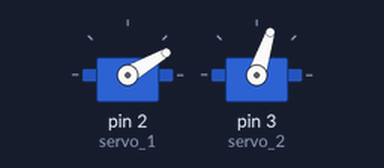
A sketch run on a simulated Arduino Uno, built with avr-gcc and run on an emulated ATmega328P. On the bench: 2 × servo. Wiring (inferred from the names in the program): DS3231 clock at I2C address 0x68. The local clock reads 2024-03-15 10:24:30 at power-on unless the sketch sets it; what the sketch prints to the serial monitor is not drawn.

Above: at 0.1 s.
Timing chart, 0 to 91.7 s (numbered marks = the images above):
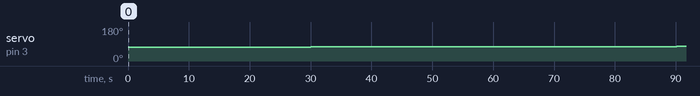

The sketch:

Electromathanalogclock.ino
```cpp
#include <Servo.h>
Servo servo_1;
Servo servo_2;
#include "Wire.h"
#define DS3231_I2C_ADDRESS 0x68
// Convert normal decimal numbers to binary coded decimal

byte decToBcd(byte val)
{
  return( (val/10*16) + (val%10) );
}

// Convert binary coded decimal to normal decimal numbers
byte bcdToDec(byte val)
{
  return( (val/16*10) + (val%16) );
}

void setup()
{
  Wire.begin();
  Serial.begin(9600);
    servo_1.attach(2);
  servo_2.attach(3);
  servo_1.write(180);
  servo_2.write(180);
  // set the initial time here:
  // DS3231 seconds, minutes, hours, day, date, month, year
  //setDS3231time(10,8,9,6,11,03,22);
}

void setDS3231time(byte second, byte minute, byte hour, byte dayOfWeek, byte dayOfMonth, byte month, byte year)
{
  // sets time and date data to DS3231
  Wire.beginTransmission(DS3231_I2C_ADDRESS);
  Wire.write(0); // set next input to start at the seconds register
  Wire.write(decToBcd(second)); // set seconds
  Wire.write(decToBcd(minute)); // set minutes
  Wire.write(decToBcd(hour)); // set hours
  Wire.write(decToBcd(dayOfWeek)); // set day of week (1=Sunday, 7=Saturday)
  Wire.write(decToBcd(dayOfMonth)); // set date (1 to 31)
  Wire.write(decToBcd(month)); // set month
  Wire.write(decToBcd(year)); // set year (0 to 99)
  Wire.endTransmission();
}

void readDS3231time(byte *second,
byte *minute,
byte *hour,
byte *dayOfWeek,
byte *dayOfMonth,
byte *month,
byte *year)
{
  Wire.beginTransmission(DS3231_I2C_ADDRESS);
  Wire.write(0); // set DS3231 register pointer to 00h
  Wire.endTransmission();
  Wire.requestFrom(DS3231_I2C_ADDRESS, 7);

// request seven bytes of data from DS3231 starting from register 00h
  *second = bcdToDec(Wire.read() & 0x7f);
  *minute = bcdToDec(Wire.read());
  *hour = bcdToDec(Wire.read() & 0x3f);
  *dayOfWeek = bcdToDec(Wire.read());
  *dayOfMonth = bcdToDec(Wire.read());
  *month = bcdToDec(Wire.read());
  *year = bcdToDec(Wire.read());
}

void displayTime()
{
  byte second, minute, hour, dayOfWeek, dayOfMonth, month, year;
  // retrieve data from DS3231
  readDS3231time(&second, &minute, &hour, &dayOfWeek, &dayOfMonth, &month, &year);
  // send it to the serial monitor
  Serial.print(hour, DEC);

  // convert the byte variable to a decimal number when displayed
  Serial.print(":");


  if (minute<10)
  {
    Serial.print("0");
  }
  Serial.print(minute, DEC);
  Serial.print(":");
  if (second<10)
  {
    Serial.print("0");
  }
  Serial.print(second, DEC);
  Serial.print(" ");
  Serial.print(dayOfMonth, DEC);
  Serial.print("/");
  Serial.print(month, DEC);
  Serial.print("/");
  Serial.print(year, DEC);
  Serial.print(" Day of week: ");
  switch(dayOfWeek){
  case 1:
    Serial.println("Sunday");
    break;
  case 2:
    Serial.println("Monday");
    break;
  case 3:
    Serial.println("Tuesday");
    break;
  case 4:
    Serial.println("Wednesday");
    break;
  case 5:
    Serial.println("Thursday");
    break;
  case 6:
    Serial.println("Friday");
    break;
  case 7:
    Serial.println("Saturday");
    break;
  }

    int Hrs=hour;
    int Min=minute;

     //----------Hrs-----------------//
    if (Hrs == 1) servo_1.write(165);
    if (Hrs == 2) servo_1.write(150);
    if (Hrs == 3) servo_1.write(135);
    if (Hrs == 4) servo_1.write(120);
    if (Hrs == 5) servo_1.write(105);
    if (Hrs == 6) servo_1.write(90);
    if (Hrs == 7) servo_1.write(75);
    if (Hrs == 8) servo_1.write(60);
    if (Hrs == 9) servo_1.write(45);
    if (Hrs == 10) servo_1.write(30);
    if (Hrs == 11) servo_1.write(15);
    if (Hrs == 12) servo_1.write(0);

    if (Hrs == 13) servo_1.write(165);
    if (Hrs == 14) servo_1.write(150);
    if (Hrs == 15) servo_1.write(135);
    if (Hrs == 16) servo_1.write(120);
    if (Hrs == 17) servo_1.write(105);
    if (Hrs == 18) servo_1.write(90);
    if (Hrs == 19) servo_1.write(75);
    if (Hrs == 20) servo_1.write(60);
    if (Hrs == 21) servo_1.write(45);
    if (Hrs == 22) servo_1.write(30);
    if (Hrs == 23) servo_1.write(15);
    if (Hrs == 0) servo_1.write(0);

    //--------------Min--------------//
    if (Min == 0) servo_2.write(0);
    if (Min == 1) servo_2.write(3);
    if (Min == 2) servo_2.write(6);
    if (Min == 3) servo_2.write(9);
    if (Min == 4) servo_2.write(12);
    if (Min == 5) servo_2.write(15);
    if (Min == 6) servo_2.write(18);
    if (Min == 7) servo_2.write(21);
    if (Min == 8) servo_2.write(24);
    if (Min == 9) servo_2.write(27);
    if (Min == 10) servo_2.write(30);
    if (Min == 11) servo_2.write(33);
    if (Min == 12) servo_2.write(36);
    if (Min == 13) servo_2.write(39);
    if (Min == 14) servo_2.write(42);
    if (Min == 15) servo_2.write(45);
    if (Min == 16) servo_2.write(48);
    if (Min == 17) servo_2.write(51);
    if (Min == 18) servo_2.write(54);
    if (Min == 19) servo_2.write(57);
    if (Min == 20) servo_2.write(60);
    if (Min == 21) servo_2.write(63);
    if (Min == 22) servo_2.write(66);
    if (Min == 23) servo_2.write(69);
    if (Min == 24) servo_2.write(72);
    if (Min == 25) servo_2.write(75);
    if (Min == 26) servo_2.write(78);
    if (Min == 27) servo_2.write(81);
    if (Min == 28) servo_2.write(84);
    if (Min == 29) servo_2.write(87);
    if (Min == 30) servo_2.write(90);
    if (Min == 31) servo_2.write(93);
    if (Min == 32) servo_2.write(96);
    if (Min == 33) servo_2.write(99);
    if (Min == 34) servo_2.write(102);
    if (Min == 35) servo_2.write(105);
    if (Min == 36) servo_2.write(108);
    if (Min == 37) servo_2.write(111);
    if (Min == 38) servo_2.write(114);
    if (Min == 39) servo_2.write(117);
    if (Min == 40) servo_2.write(120);
    if (Min == 41) servo_2.write(123);
    if (Min == 42) servo_2.write(126);
    if (Min == 43) servo_2.write(129);
    if (Min == 44) servo_2.write(132);
    if (Min == 45) servo_2.write(135);
    if (Min == 46) servo_2.write(138);
    if (Min == 47) servo_2.write(141);
    if (Min == 48) servo_2.write(144);
    if (Min == 49) servo_2.write(147);
    if (Min == 50) servo_2.write(150);
    if (Min == 51) servo_2.write(153);
    if (Min == 52) servo_2.write(156);
    if (Min == 53) servo_2.write(159);
    if (Min == 54) servo_2.write(162);
    if (Min == 55) servo_2.write(165);
    if (Min == 56) servo_2.write(168);
    if (Min == 57) servo_2.write(171);
    if (Min == 58) servo_2.write(174);
    if (Min == 59) servo_2.write(177);


}

void loop()
{
  displayTime(); // display the real-time clock data on the Serial Monitor,
  delay(1000); // every second


}
```

Measured:
- by itself, servo on pin 3 (servo_2): 72° → 75° at 30.1 s, → 78° 60.1 s later
